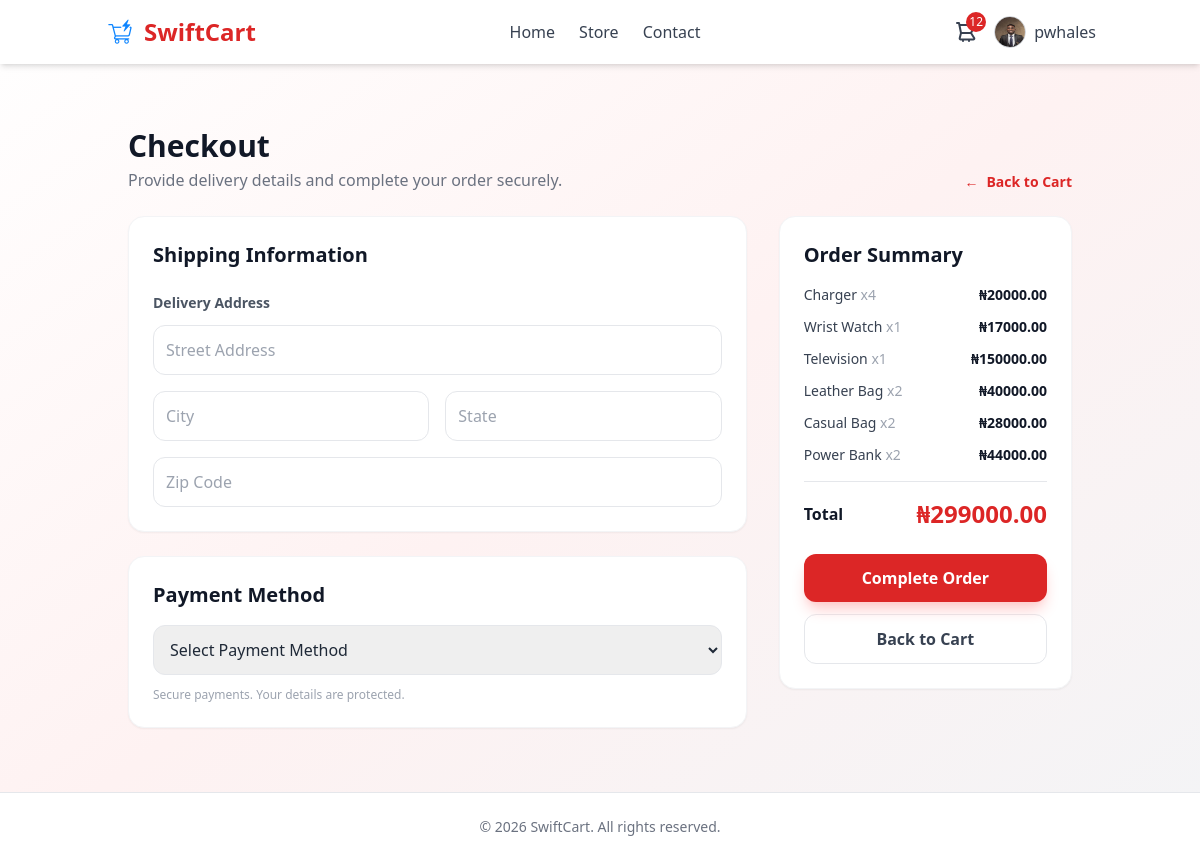
/checkout/ (signed in), run on the app's committed database.
### store/models.py (models this page shows, shortened)
class Profile(models.Model):
    user = models.OneToOneField(User, on_delete=models.CASCADE)
    phone = models.CharField(max_length=20, null=True, blank=True)
    address = models.CharField(max_length=255, null=True, blank=True)
    profile_picture = models.ImageField(default='profile/default.jpg', upload_to='profile_pics')

class OrderItem(models.Model):
    product = models.ForeignKey(Product, null=True, blank=True, on_delete=models.SET_NULL)
    order = models.ForeignKey(Order, null=True, blank=True, on_delete=models.SET_NULL)
    quantity = models.IntegerField(default=0, null=True, blank=True)
    date_added = models.DateTimeField(auto_now_add=True)
    @property
    def get_total_price(self):
        if self.product and self.product.price:
            return self.product.price * self.quantity
        return 0

class Product(models.Model):
    name = models.CharField(max_length=200)
    price = models.DecimalField(max_digits=10, decimal_places=2, default=0)
    category = models.ForeignKey(Category, on_delete=models.SET_NULL, null=True, blank=True)
    digital = models.BooleanField(default=False, null=True, blank=True)
    stock_count = models.IntegerField(default=10, null=True, blank=True)
    image = models.ImageField(null=True, blank=True, upload_to='products/')

### store/views.py (the view, shortened to what this page needs)
# urls.py: path('checkout/', views.checkout, name='checkout'),
def checkout(request):
    if request.user.is_authenticated:
        customer = request.user.customer
        order, created = Order.objects.get_or_create(customer=customer, complete=False)
        items = order.orderitem_set.all()
        order_total = sum([item.get_total_price for item in items])
    context = {
        'items': items,
        'order_total': order_total
    }
    return render(request, 'store/checkout.html', context)

### store/context_processors.py (called while the page is built)
def cart_item_count(request):
    data = get_cart_data(request)
    return {
        'cart_items_count': data['cart_items_count']
    }

### store/models.py (called while the page is built)
    @property
    def get_cart_items(self):
        orderitems = self.orderitem_set.all()
        total = sum([item.quantity for item in orderitems])
        return total

### store/utils.py (called while the page is built, shortened)
def get_cart_data(request):
    if request.user.is_authenticated:
        try:
            order = Order.objects.get(customer=request.user.customer, complete=False)
            return {
                'cart_items_count': order.get_cart_items,
                'cart_items': [],
            }
        except Exception:
            return {
                'cart_items_count': 0,
                'cart_items': [],
            }

### store/templates/store/checkout.html (shortened to what this page needs)
{% extends 'store/main.html' %}
{% block content %}
<div class="max-w-6xl mx-auto px-4 py-10">
    <div class="flex items-end justify-between mb-6">
        <div>
            <h1 class="text-3xl font-extrabold text-gray-900">Checkout</h1>
            <p class="text-gray-500 mt-1">Provide delivery details and complete your order securely.</p>
        </div>
        <a href="{% url 'cart' %}" class="inline-flex items-center gap-2 text-sm font-semibold text-red-600 hover:text-red-700">
            <span>&larr;</span>
            <span>Back to Cart</span>
        </a>
    </div>
    <form method="POST" class="grid grid-cols-1 lg:grid-cols-3 gap-8">
        <div class="lg:col-span-2 space-y-6">
            <div class="bg-white rounded-2xl shadow-sm border border-gray-100 p-6">
                <h2 class="text-xl font-extrabold text-gray-900 mb-4">Shipping Information</h2>
                <div class="mt-6">
                    <p class="text-sm font-semibold text-gray-600 mb-3">Delivery Address</p>
                    <div class="grid grid-cols-1 gap-4">
                        <input type="text" name="address" placeholder="Street Address" required class="w-full p-3 rounded-xl border border-gray-200 focus:ring-2 focus:ring-red-500 outline-none">
                        <div class="grid grid-cols-1 sm:grid-cols-2 gap-4">
                            <input type="text" name="city" placeholder="City" required class="w-full p-3 rounded-xl border border-gray-200 focus:ring-2 focus:ring-red-500 outline-none">
                            <input type="text" name="state" placeholder="State" required class="w-full p-3 rounded-xl border border-gray-200 focus:ring-2 focus:ring-red-500 outline-none">
                        </div>
                        <input type="text" name="zipcode" placeholder="Zip Code" required class="w-full p-3 rounded-xl border border-gray-200 focus:ring-2 focus:ring-red-500 outline-none">
                    </div>
                </div>
            </div>
            <div class="bg-white rounded-2xl shadow-sm border border-gray-100 p-6">
                <h2 class="text-xl font-extrabold text-gray-900 mb-4">Payment Method</h2>
                <select name="payment_method" required class="w-full p-3 rounded-xl border border-gray-200 focus:ring-2 focus:ring-red-500 outline-none">
                    <option value="">Select Payment Method</option>
                </select>
                <p class="text-xs text-gray-400 mt-3">Secure payments. Your details are protected.</p>
            </div>
        </div>
        <aside class="lg:col-span-1">
            <div class="bg-white rounded-2xl shadow-sm border border-gray-100 p-6 sticky top-24">
                <h2 class="text-xl font-extrabold text-gray-900 mb-4">Order Summary</h2>
                <div class="space-y-3 text-sm">
                    {% for item in items %}
                    <div class="flex items-start justify-between gap-3">
                        <span class="text-gray-700">{{ item.product.name }} <span class="text-gray-400">x{{ item.quantity }}</span></span>
                        <span class="font-semibold text-gray-900">&#8358;{{ item.get_total_price }}</span>
                    </div>
                    {% endfor %}
                </div>
                <div class="border-t mt-4 pt-4 flex justify-between items-center">
                    <span class="text-base font-semibold text-gray-900">Total</span>
                    <span class="text-2xl font-extrabold text-red-600">&#8358;{{ order_total }}</span>
                </div>
                <button type="submit" class="mt-6 w-full bg-red-600 hover:bg-red-700 text-white py-3 rounded-xl font-bold shadow-lg shadow-red-200 transition-all active:scale-95">
                    Complete Order
                </button>
                <a href="{% url 'cart' %}" class="mt-3 block w-full text-center py-3 border border-gray-200 rounded-xl font-semibold text-gray-700 hover:bg-gray-50">
                    Back to Cart
                </a>
            </div>
        </aside>
    </form>
</div>
{% endblock %}

### store/templates/store/main.html (shortened to what this page needs)
{% load static %}
<!DOCTYPE html>
<html lang="en">
<head>
    <link rel="stylesheet" href="{% static 'css/main.css' %}">
    <script src="https://cdn.tailwindcss.com"></script>
</head>
<body class="min-h-screen bg-gradient-to-br from-white via-red-50 to-gray-100 text-gray-800 flex flex-col">
    <header class="bg-white shadow-md sticky top-0 z-50">
        <div class="container mx-auto flex justify-between items-center p-4">
            <div class="flex items-center gap-2">
                <img src="{% static 'images/swiftcart.png' %}" alt="SwiftCart Logo" class="h-8 w-8">
                <span class="text-2xl font-bold text-red-600">SwiftCart</span>
            </div>
            <nav class="hidden md:flex gap-6">
                <a href="{% url 'index' %}" class="text-gray-700 hover:text-red-600 font-medium">Home</a>
                <a href="{% url 'store' %}" class="text-gray-700 hover:text-red-600 font-medium">Store</a>
                <a href="{% url 'contact' %}" class="text-gray-700 hover:text-red-600 font-medium">Contact</a>
            </nav>
            <div class="flex items-center gap-4">
                <a href="{% url 'cart' %}" class="relative">
                    <span id="cart-count" class="absolute -top-2 -right-2 bg-red-600 text-white text-xs w-5 h-5 rounded-full flex items-center justify-center {% if cart_items_count == 0 %}hidden{% endif %}">
                        {{ cart_items_count }}
                    </span>
                </a>
                {% if user.is_authenticated %}
                    <div class="relative group">
                        <button class="flex items-center gap-2 focus:outline-none">
                            <img src="{{ user.profile.profile_picture.url }}" alt="Profile" class="h-8 w-8 rounded-full border border-gray-300">
                            <span class="text-gray-700 font-medium">{{ user.username }}</span>
                        </button>
                    </div>
                {% endif %}
            </div>
        </div>
    </header>
    <main class="container mx-auto flex-grow p-6">
        {% block content %}{% endblock %}
    </main>
    <footer class="bg-white border-t border-gray-200 py-6 text-center text-gray-500 text-sm">
        &copy; {% now "Y" %} SwiftCart. All rights reserved.
    </footer>
</body>
</html>

### static/css/main.css (style rules this page uses)
body { font-family: 'Segoe UI', Tahoma, Geneva, Verdana, sans-serif; }
a { transition: background 0.2s ease-in-out; }
button { transition: background 0.2s ease-in-out; }

### data on the page
OrderItem: product.name "Charger", quantity "4", get_total_price "20000.00"
OrderItem: product.name "Wrist Watch", quantity "1", get_total_price "17000.00"
OrderItem: product.name "Television", quantity "1", get_total_price "150000.00"
OrderItem: product.name "Leather Bag", quantity "2", get_total_price "40000.00"
OrderItem: product.name "Casual Bag", quantity "2", get_total_price "28000.00"
OrderItem: product.name "Power Bank", quantity "2", get_total_price "44000.00"

### other printed values
{{ cart_items_count }} "12"
{{ user.username }} "pwhales"
{{ order_total }} "299000.00"
